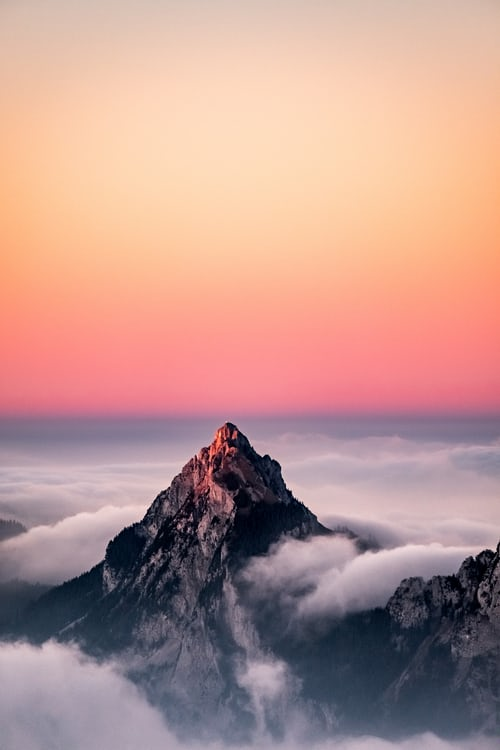
#> input picture Pillow/Images/image1.jpeg, 500 x 750 px, found by its file name
$ python Pillow.py
#> lines starting #> are read from the running program, lines starting #| are printed output that depends on the picture
# ###### Pillow Libary ######

# =================================
# Pillow libary is a powerful python libary for image manipulation
# =================================
import os

# To work with Pillow Libary importing from PIL
from PIL import Image
# =================================
# ### open ###

# Creating an image object
image1 = Image.open('image1.jpeg')
#> image1 is the input picture: PIL image 500x750 RGB; mean R, G, B 188.2, 149.5, 143.4
# =================================
# ### show ###

# Displaying the image using the show method
image1.show()
# =================================
# ### save ###

# To save that image as we are using the save method

# To save that image as .png
image1.save("image1.png")
# =================================
# ### Working with multiple images ###

# Working with multiple images is where pillow libary comes handy
# =================================
# Lets say we want to make multiple images to .png

for f in os.listdir('.'):
    if f.endswith('.jpeg'):
        print(f)
        i = Image.open(f)
        file_name, file_extension = os.path.splitext(f)
        print(file_name, file_extension)
        i.save(f'{file_name}.png')
# =================================
# Resizing the images keeping the aspect ratio same so that our images don't get distorted

size_300 = (300, 300)
for f in os.listdir():
    if f.endswith('.jpeg'):
        i = Image.open(f)
        file_name, file_extension = os.path.splitext(f)

        i.thumbnail(size_300)
        i.save(f'{file_name}.{file_extension}')
# =================================
# Resizing images to have multiple size images

size_300 = (300, 300)
size_700 = (700, 700)
for f in os.listdir():
    if f.endswith('.jpeg'):
        i = Image.open(f)
        file_name, file_extension = os.path.splitext(f)

        i.thumbnail(size_300)
        i.save(f'{file_name}.{file_extension}')

        i.thumbnail(size_700)
        i.save(f'{file_name}.{file_extension}')
# =================================
# We can also rotate images, make them black and white, we can blur images and we can also do other things too
# =================================
image1 = Image.open('image1.jpeg')

# ---------------------------------
# ### rotate ###

# To rotate the image we are using the rotate method
image1.rotate(90).save('image1-mod.jpg')
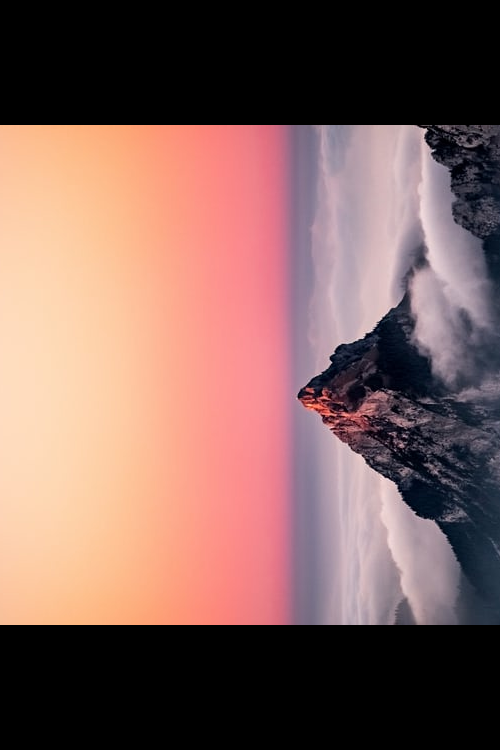
#> saved as image1-mod.jpg: PIL image 500x750 RGB; mean R, G, B 131.7, 98.8, 93.5
# ---------------------------------
# ### convert ###

# To covert to black and white we are using the convert method with 'L' mode
image1.convert(mode='L').save('image1-mod.jpg')
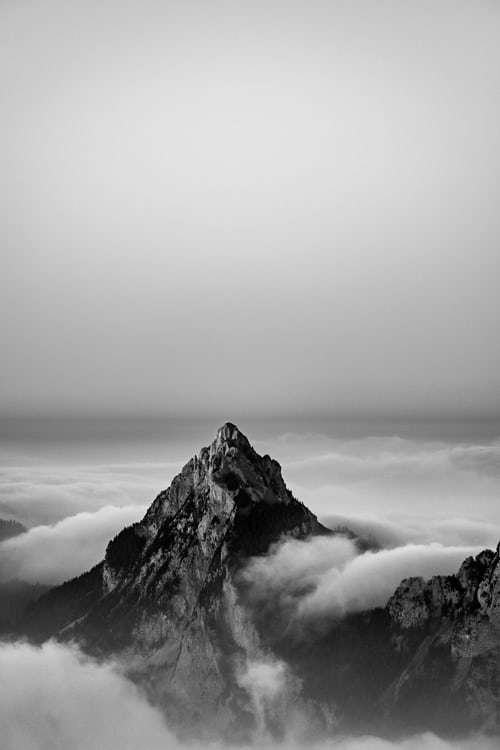
#> saved as image1-mod.jpg: PIL image 500x750 L; min 0, max 242, mean 160.4
# ---------------------------------
# ### To blur image ###

# For this we have to import ImageFilter from PIL
from PIL import ImageFilter

# We are doing a GaussianBlur

# This blur will be with default values since we haven't passed any value to the GaussianBlur method
image1.filter(ImageFilter.GaussianBlur()).save('image1-mod.jpg')
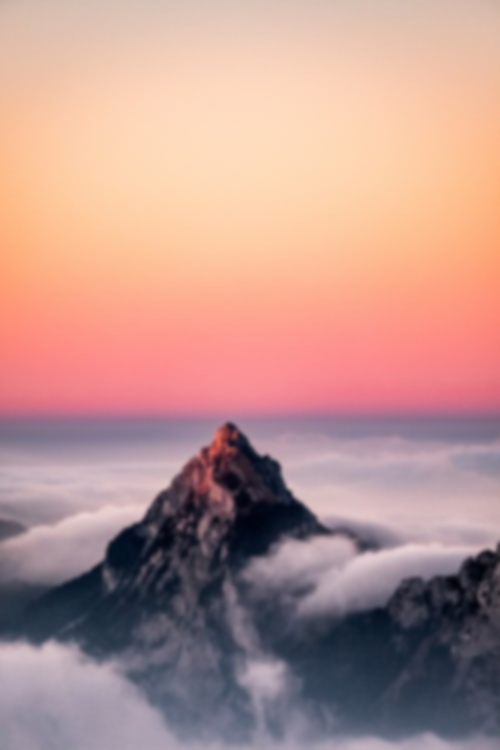
#> saved as image1-mod.jpg: PIL image 500x750 RGB; mean R, G, B 188.2, 149.5, 143.4

# To blur image with value of 15 we are passing 15 as value to the GaussianBlur method
image1.filter(ImageFilter.GaussianBlur(15)).save('image1-mod.jpg')
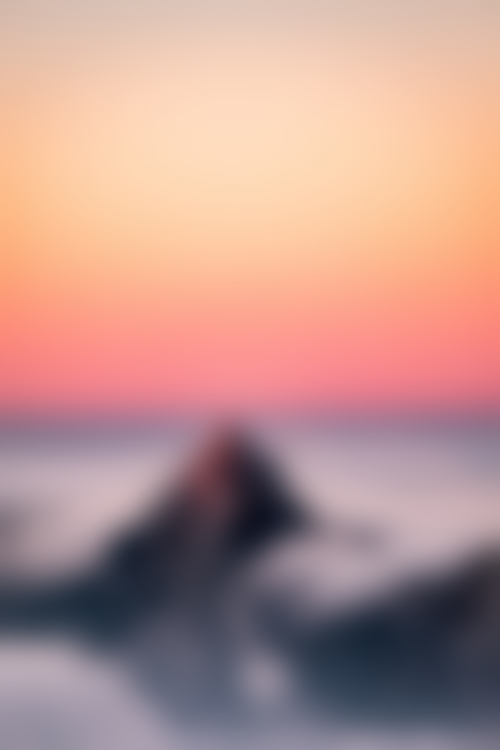
#> saved as image1-mod.jpg: PIL image 500x750 RGB; mean R, G, B 188.2, 149.5, 143.4
